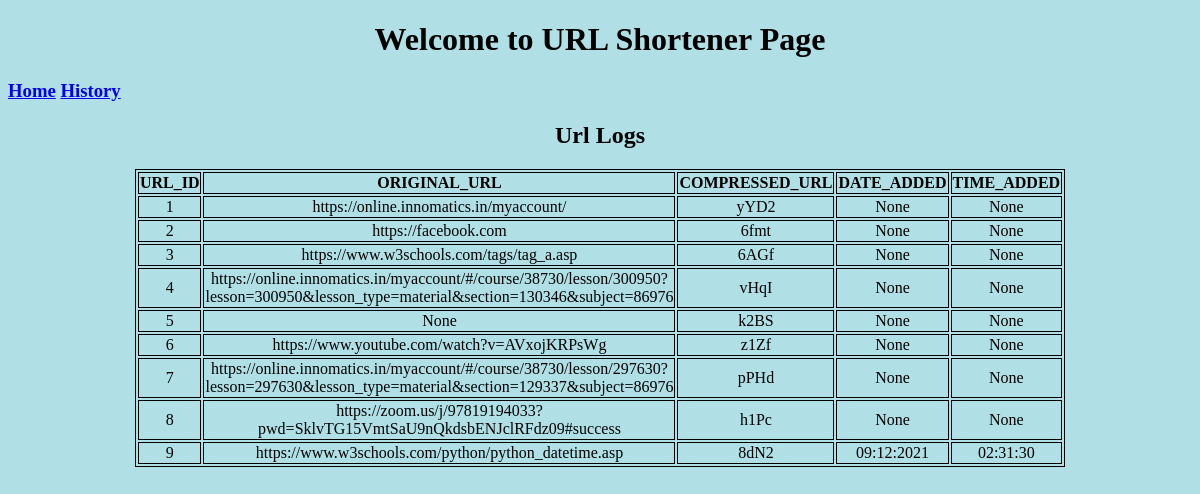
Page /history on the earlier database version.
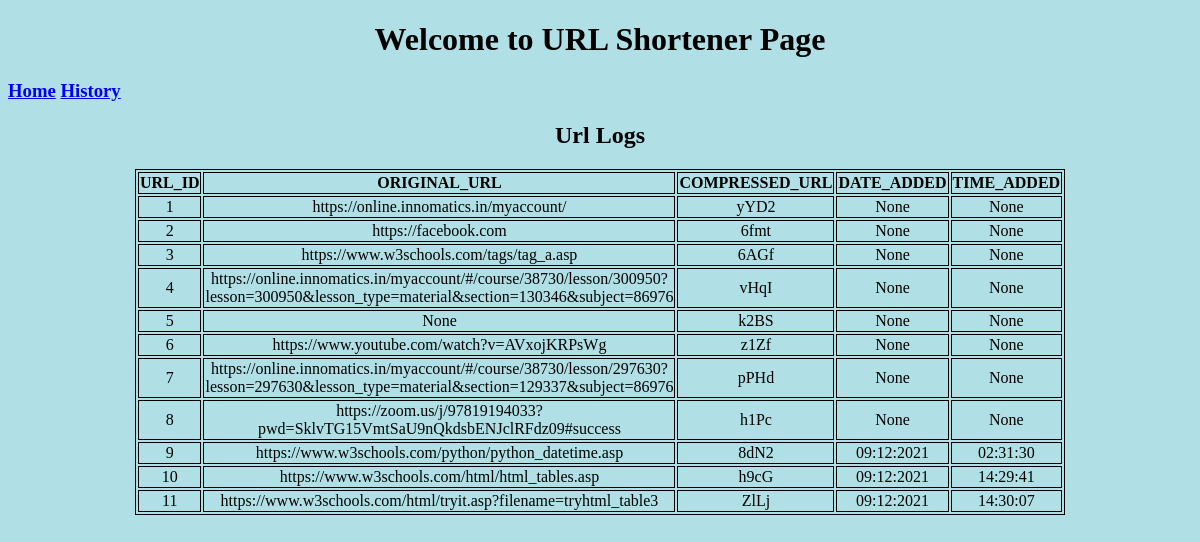
Same page on the later database version.
### app.py (models this page shows, shortened)
class Urls(db.Model):
    __tablename__ = "url_table"
    id_ = db.Column("id_", db.Integer, primary_key=True)
    long = db.Column("long", db.String())
    short = db.Column("short", db.String(10))
    date= db.Column("date",db.String())
    time=db.Column("time",db.String())

### app.py (the view)
@app.route('/history')
def display_all():
    return render_template('history.html', vals=Urls.query.all())

### templates/history.html (shortened to what this page needs)
{% extends "base.html" %}
{% block content %}
<body>
<center>
    <p style="color:cornsilk; font-weight: bolder; font-size: larger;"><h2>Url Logs</h2></p>
<table style="width:10%">
    <tr>
        <th ><center>URL_ID</center></th>
        <th ><center>ORIGINAL_URL</center></th>
        <th ><center>COMPRESSED_URL</center></th>
        <th ><center>DATE_ADDED</center></th>
        <th ><center>TIME_ADDED</center></th>
    </tr>
{% for key in vals %}
<tr>
    <td ><center>{{key.id_}}</center></td>
    <td ><center>{{key.long}}</center></td>
    <td ><center>{{key.short}}</center></td>
    <td ><center>{{key.date}}</center></td>
    <td ><center>{{key.time}}</center></td>
</tr>
{% endfor %}
</body>
{% endblock %}

### templates/base.html (shortened to what this page needs)
<!doctype html>
<html lang="en">
</head>
<body style="background-color:powderblue;">
    <center><h1>Welcome to URL Shortener Page</h1></center>
    <h3><a href ='/'> Home</a>
    <a href ='/history'> History</a></h3>
        {% block content%}
        {% endblock %}
  </body>
</body>
</html>

### templates/history.html (style rules this page uses)
table, th, td { border:1px solid black; }

Differences in the rows shown:
added Urls: id_ "10", long "https://www.w3schools.com/html/html_tables.asp", short "h9cG", date "09:12:2021", time "14:29:41"
added Urls: id_ "11", long "https://www.w3schools.com/html/tryit.asp?filename=tryhtml_table3", short "ZlLj", date "09:12:2021", time "14:30:07"
